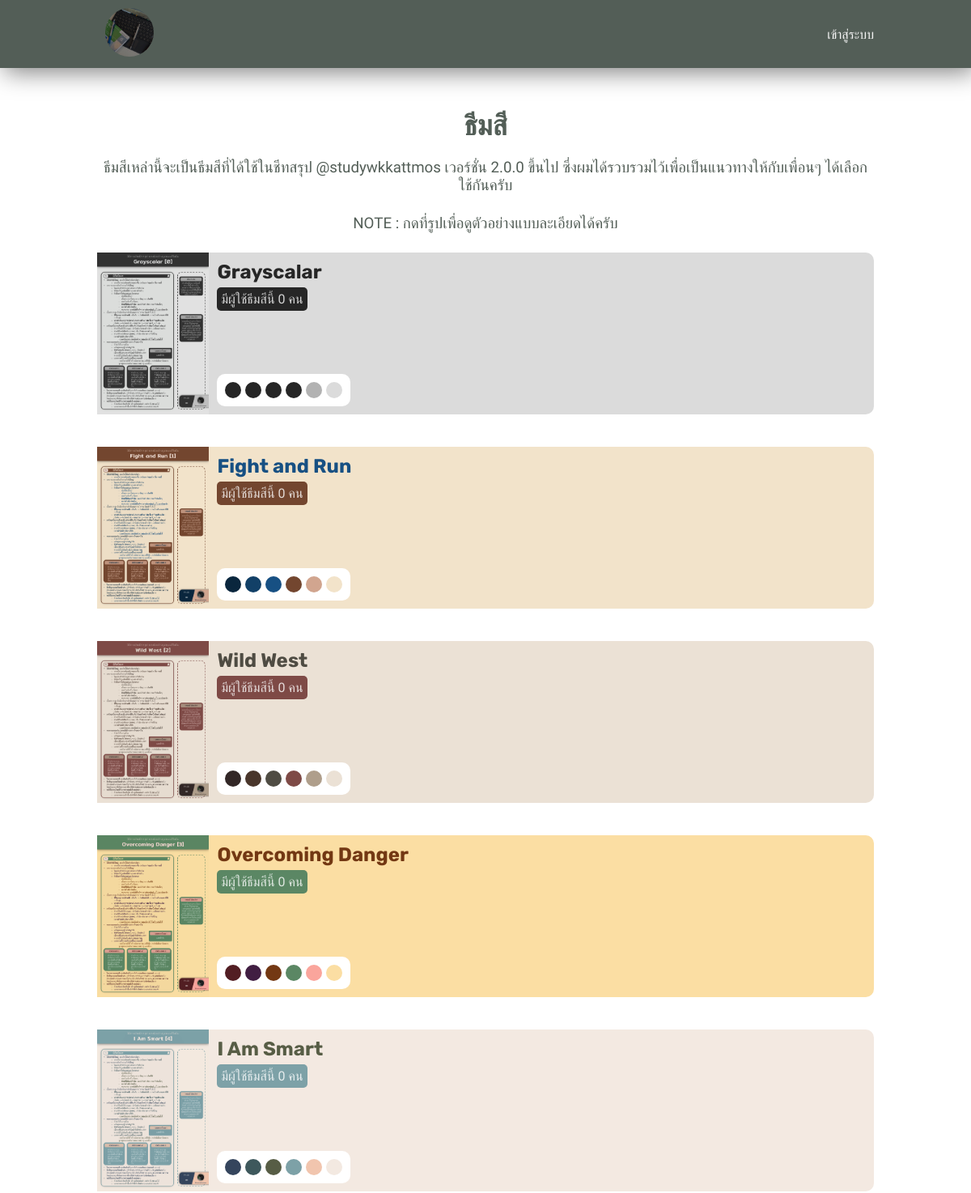
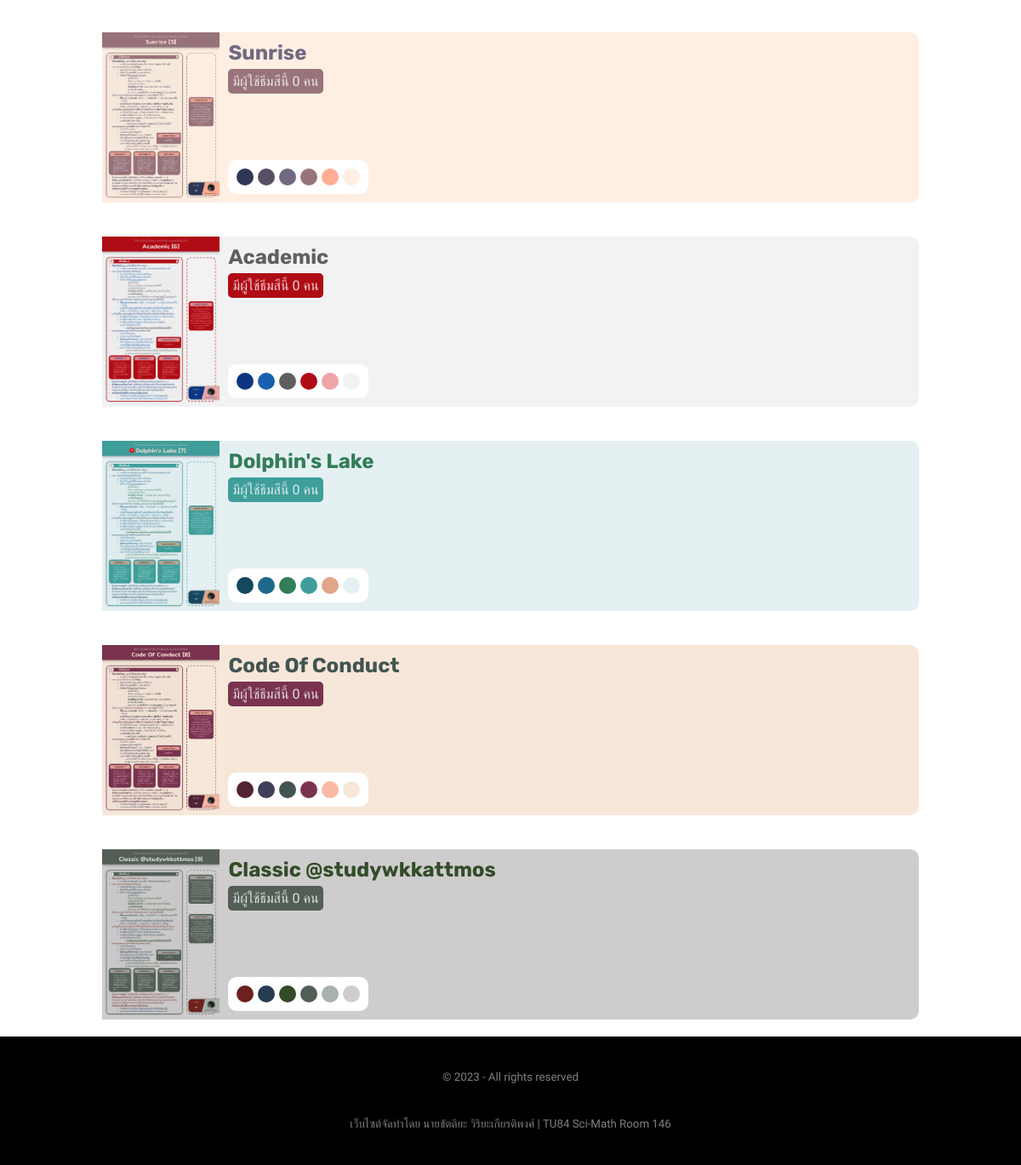
The app's page /studygram/theme with its own data (2 pictures, top to bottom).
### db/models.py (models this page shows, shortened)
class theme(models.Model):
    code = models.CharField(max_length=1, default='0')
    theme = models.CharField(max_length=30)
    preview = models.ImageField(upload_to='theme/')
    hex1 = models.CharField(max_length=7)
    hex2 = models.CharField(max_length=7)
    hex3 = models.CharField(max_length=7)
    hex4 = models.CharField(max_length=7)
    hex5 = models.CharField(max_length=7)
    hex6 = models.CharField(max_length=7)
    count = models.PositiveIntegerField(default=0)

### kkattcom/views.py (the view)
# urls.py: path('studygram/theme', views.themelist, name='theme'),
def themelist(request):
    t = theme.objects.order_by('code')
    if 'id' in request.session:
        id = request.session['id']
        name = request.session['name']
        return render(request, 'stdgtheme.html', {'id':id,'name':name, 't':t})
    return render(request, 'stdgtheme.html', {'t':t})

### kkattcom/templates/stdgtheme.html (shortened to what this page needs)
{% extends 'stdgmain.html' %}
{% load static %}
{% block content %}
<h1 style="margin: auto;">ธีมสี</h1>
<h3 style="color: #535e57; margin: 20px auto 5px; font-weight: 100; text-align: center;">ธีมสีเหล่านี้จะเป็นธีมสีที่ได้ใช้ในชีทสรุป @studywkkattmos เวอร์ชั่น 2.0.0 ขึ้นไป ซึ่งผมได้รวบรวมไว้เพื่อเป็นแนวทางให้กับเพื่อนๆ ได้เลือกใช้กันครับ</h3>
<h3 style="color: #535e57; margin: 20px auto 5px; font-weight: 100; text-align: center;">NOTE : กดที่รูปเพื่อดูตัวอย่างแบบละเอียดได้ครับ</h3>
{% for r in t %}
<div style="margin: 20px auto; width: 100%; border: none; background-color: {{r.hex6}};">
    <div style="height: 200px; border-radius: 0;"><a href="{{r.preview.url}}"><img src="{{r.preview.url}}" style="width: 100%; height: 200px;background-size: cover"></a></div>
    <div style="flex-grow: 1;flex-direction: column; height: 200px;">
        <h2 style="margin: 10px auto auto 10px; color: {{r.hex3}};font-family: 'Rubik';">{{r.theme}}</h2>
        <h4 style="margin: 5px auto auto 10px; padding: 5px; background-color: {{r.hex4}}; color: #FFFFFFCC; border-radius: 5px;font-weight: 100;">มีผู้ใช้ธีมสีนี้ {{r.count}} คน</h4>
        <div style="flex-direction: row; width: 100%;">
            <div style="flex-wrap: wrap; align-content: flex-start; gap: 5px; margin: auto auto 10px 10px; background-color: white; padding: 10px">
                <div style="width: 20px; height: 20px; background-color: {{r.hex1}}; border-radius: 50px;"></div>
                <div style="width: 20px; height: 20px; background-color: {{r.hex2}}; border-radius: 50px;"></div>
                <div style="width: 20px; height: 20px; background-color: {{r.hex3}}; border-radius: 50px;"></div>
                <div style="width: 20px; height: 20px; background-color: {{r.hex4}}; border-radius: 50px;"></div>
                <div style="width: 20px; height: 20px; background-color: {{r.hex5}}; border-radius: 50px;"></div>
                <div style="width: 20px; height: 20px; background-color: {{r.hex6}}; border-radius: 50px;"></div>
            </div>
        </div>
    </div>
</div>
{% endfor %}
{% endblock content %}

### kkattcom/templates/stdgmain.html (shortened to what this page needs)
{% load static %}
<!DOCTYPE html>
<html lang="th">
<head>
    <link href={% static 'stylestdg.css' %} rel="stylesheet">
</head>
<body>
    <div id="header">
        <div id="header2">
            <div><a href="{% url 'stdgindex' %}"><img src={% static 'logostdg.jpg' %} id="logo"></a></div>
            {% if id != none %}
            <div style="margin: auto; border: none; border-radius: 5px;">
                <a href="{% url 'editaccount' %}" style="padding:8px 11px;margin: auto;color: whitesmoke;">บัญชี</a>
                <p style="margin: auto 10px auto 10px; text-decoration: none;color: whitesmoke;font-size: 50px;"onclick="toggleMenu()">&equiv;</p>
            </div>
            {% else %}
                <a href="{% url 'login' %}" id='loginbutton' style="margin: auto; color: whitesmoke">เข้าสู่ระบบ</a>
            {% endif %}
        </div>
    </div>
    <div id="contentbox">
        {% block content %}{% endblock content %}
    </div>
    <div style="flex-direction: column;height: auto;background-color: black;color: grey;border-radius: 0px;">
        <h5 style="color:grey; font-weight: 100; margin: 40px auto 20px;">&copy; {% now 'Y' %} - All rights reserved</h5>
        <h5 style="color:grey; font-weight: 100; margin: 20px auto 40px;">เว็บไซต์จัดทำโดย นายขัตติยะ วิริยะเกียรติพงศ์ | TU84 Sci-Math Room 146</h5>
    </div>
</body>
</html>

### static/stylestdg.css (style rules this page uses)
body { margin: auto; font-family: 'Anuphan'; }
div { margin: auto; width: auto; height: auto; display: flex; border-radius: 10px; }
#header { background-color: #535E57; width: 100%; position: fixed; top: 0px; border-radius: 0px; box-shadow: 5px 5px 30px rgba(0,0,0,0.5); }
h1 { color:#535E57; font-weight: bolder; font-size: 35px; }
a { vertical-align: center; }
#contentbox { width: 80%; flex-direction: column; }
#header2 { width: 80%; text-align: center; display: flex; }
#logo { margin: 10px; width: 60px; border-radius: 50%; }
a { text-decoration: none; }

### records on screen
theme: preview (picture), theme "Grayscalar", count "0"
theme: preview (picture), theme "Fight and Run", count "0"
theme: preview (picture), theme "Wild West", count "0"
theme: preview (picture), theme "Overcoming Danger", count "0"
theme: preview (picture), theme "I Am Smart", count "0"
theme: preview (picture), theme "Sunrise", count "0"
theme: preview (picture), theme "Academic", count "0"
theme: preview (picture), theme "Dolphin's Lake", count "0"
theme: preview (picture), theme "Code Of Conduct", count "0"
theme: preview (picture), theme "Classic @studywkkattmos", count "0"
